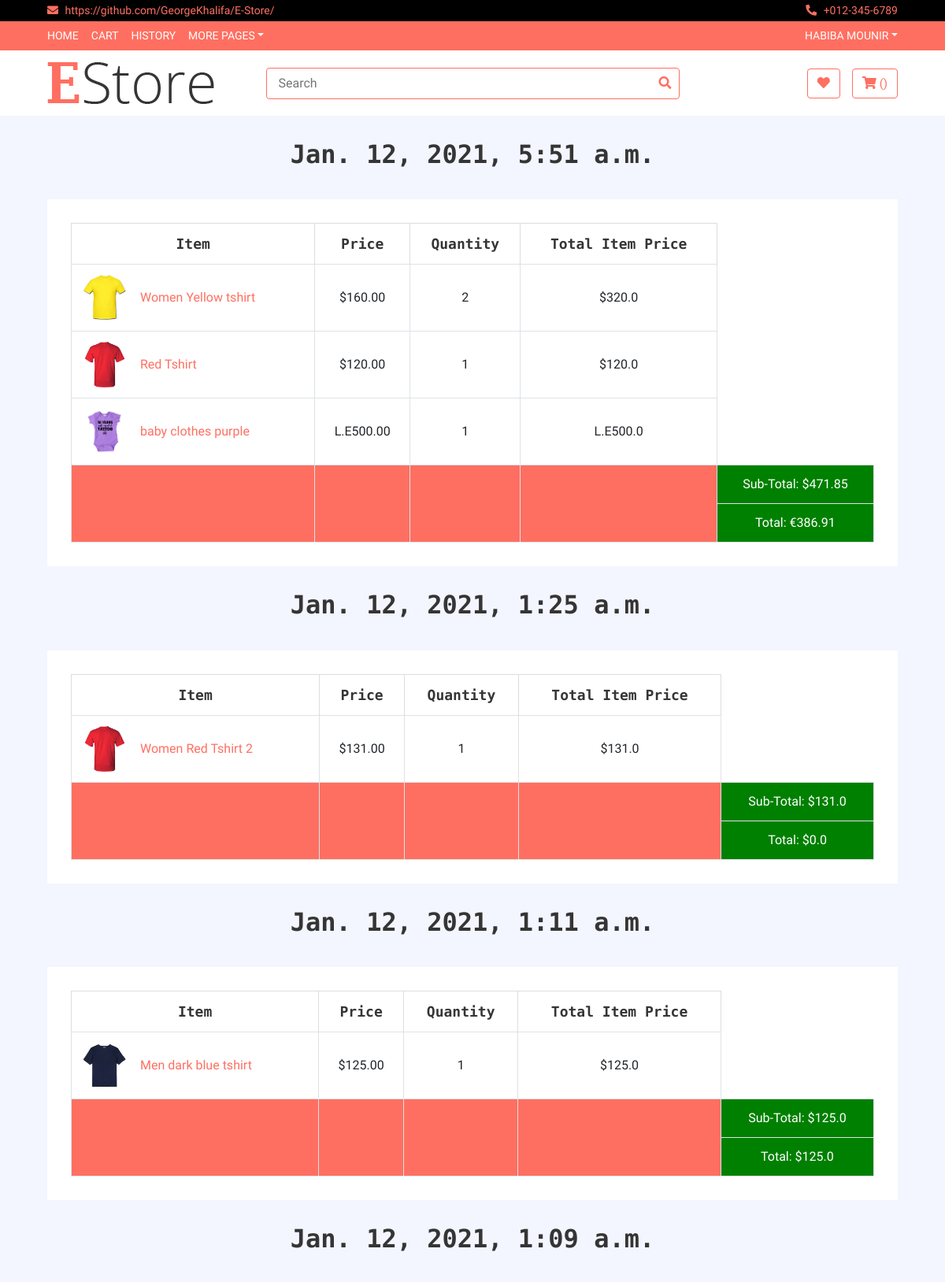
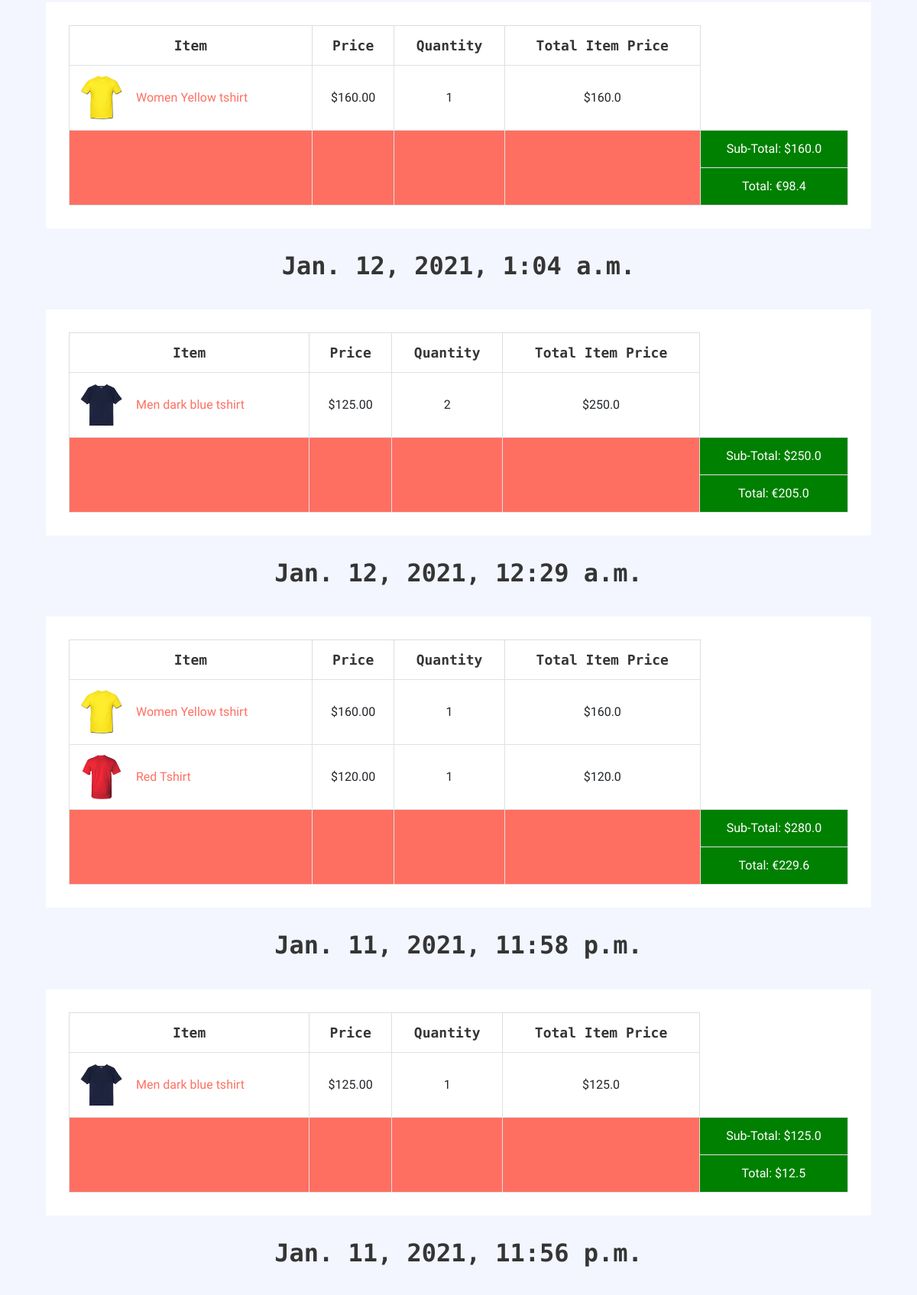
The app's page /App1/history/ (signed in, upper part) with its own data (2 pictures, top to bottom).
### App1/models.py (models this page shows, shortened)
class Order (models.Model):
    user = models.ForeignKey(User, on_delete = models.CASCADE, default=None, null=True)
    address = models.CharField(max_length=99)
    phone_number = models.CharField(max_length=11)
    zip_code = models.CharField(max_length=4)
    currency =  models.CharField(default='$', choices=currency_choices, max_length=20)
    payment_method = models.CharField(default='cod', choices=payment_choices, max_length=20)
    total_cost = models.FloatField(default=0.00, max_length=6)
    new_total_cost = models.FloatField(max_length=10, default=0.00)
    discount_points = models.CharField(max_length=4)
    purchase_date = models.DateTimeField(default = None, null = True, blank = True)

class CartItem(models.Model):
    user = models.ForeignKey(User, on_delete = models.CASCADE)
    item = models.ForeignKey(Product, on_delete = models.CASCADE)
    quantity = models.PositiveIntegerField(default = 1) #still needed to be less than item.in_stock
    total_item_price = models.FloatField(max_length=6, default = 100.00) #still needed to be default the item price & quantity*item.price
    purchased = models.BooleanField(default = False)
    in_order = models.ForeignKey(Order, on_delete = models.SET_NULL, null=True)

class Product(models.Model):
    id = models.AutoField(primary_key=True)
    seller = models.ForeignKey(to = User,on_delete = models.CASCADE)
    name=models.CharField(max_length=20,default='')
    in_stock = models.PositiveIntegerField()
    currency =  models.CharField(default='$',choices=currency_choices,max_length=20)
    size = models.CharField(default='S',choices=size_choices,max_length=20)
    price = models.DecimalField(max_length = 13, decimal_places = 2, max_digits = 10) #product_price
    picture = models.ImageField(upload_to = 'product_picture/', default = 'null.png')
    main_category= models.CharField(default='Men',choices=main_category_choices,max_length=20)
    secondary_category=  models.CharField(default='Top',choices=secondary_choices,max_length=20)
    details=models.CharField(default='',max_length=1999)
    views = models.ManyToManyField(User,related_name='view',default=None,blank=True)
    favourites =models.ManyToManyField(User,related_name='favourite',default=None,blank=True)

### App1/views.py (the view)
@login_required
def history(request):
    result = C.history_c(request)
    return result

### App1/context_processors.py (called while the page is built)
def add_variable_to_context(request):
    if(request.user.is_authenticated and not request.user.is_superuser):
        actual_user = UserInfo.objects.filter(user = request.user)[0]
        firstname = request.user.first_name
        lastname = request.user.last_name
        if actual_user.BuyerOrSeller == 'seller':
            sellerflag = True
        else:
            sellerflag = False
    else:
        sellerflag = False
        firstname = ""
        lastname = ""
    return {
        'sellerflag': sellerflag, 'firstname': firstname, 'lastname': lastname
    }

### App1/views.py (called while the page is built)
    def history_c(self, request):
        orders = Order.objects.filter(user = request.user).exclude(purchase_date = None).order_by('-purchase_date')
        return render(request, 'App1/history.html', {"orders": orders})

### templates/App1/history.html (shortened to what this page needs)
{% extends 'App1/base.html'%}
{% block body_block %}
{% for order in orders %}
<h2 style="text-align:center">{{ order.purchase_date }}</h2>
<div class="wishlist-page">
            <div class="container-fluid">
                <div class="wishlist-page-inner">
                    <div class="row">
                        <div class="col-md-12">
                            <div class="table-responsive">
                                <table class="table table-bordered">
                                    <thead class="thead-dark">
                                        <tr>
                                            <th>Item</th>
                                            <th>Price</th>
                                            <th>Quantity</th>
                                            <th>Total Item Price</th>
                                        </tr>
                                    </thead>
                                    <tbody class="align-middle">
                                 {% for item in order.cartitem_set.all %}
                                 <tr><td>
                                     <div class="img">
                                        <a href="{%url 'App1:product_details' item.item.id%}">
                                 <img src="{{item.item.picture.url}}" alt="Product Image" height=100px width=100px></a>
                                         <p><a href="{%url 'App1:product_details' item.item.id%}">{{item.item.name}}</a></p>
                                     </div>
                                     </td>
                                     <td>{{item.item.currency}}{{item.item.price}}</td>
                              <td>{{ item.quantity }}</td> <td>{{item.item.currency}}{{ item.total_item_price }}</td></tr>
                                 {% endfor %}
                             <tr><td rowspan="2" style="background: #FF6F61"></td><td rowspan="2" style="background: #FF6F61"></td><td rowspan="2" style="background: #FF6F61"></td><td rowspan="2" style="background: #FF6F61"></td><td style="background:green; color:white;">Sub-Total: ${{order.total_cost}}</td></tr>
                             <tr><td style="background:green; color:white;">Total: {{order.currency}}{{order.new_total_cost}}</td></tr>
                                  </tbody>
                                </table>
                            </div>
                        </div>
                    </div>
                </div>
            </div>
        </div>
{% endfor %}
{% endblock body_block %}

### templates/App1/base.html (shortened to what this page needs)
<!DOCTYPE html>
{% load static %}
<html lang="en" dir="ltr">
  <head>
    <link rel="stylesheet" href="https://cdn.jsdelivr.net/npm/bootstrap@4.5.3/dist/css/bootstrap.min.css">
    <link rel="stylesheet" href="https://use.fontawesome.com/releases/v5.3.1/css/all.css">
            <link rel="stylesheet" href="http://netdna.bootstrapcdn.com/font-awesome/4.2.0/css/font-awesome.min.css">
            <link href="https://stackpath.bootstrapcdn.com/bootstrap/4.4.1/css/bootstrap.min.css" rel="stylesheet">
            <link href="https://cdnjs.cloudflare.com/ajax/libs/font-awesome/5.10.0/css/all.min.css" rel="stylesheet">
            <link href="{% static 'lib/slick/slick.css' %}" rel="stylesheet">
            <link href="{% static 'lib/slick/slick-theme.css' %}" rel="stylesheet">
            <link href="{% static 'css/style.css' %}" rel="stylesheet">
            <link href="{% static 'css/star-rating.css' %}" rel="stylesheet">
  </head>
  <body>
        <div class="top-bar">
            <div class="container-fluid">
                <div class="row">
                    <div class="col-sm-6">
                        <i class="fa fa-envelope"></i>
                        <a href="https://github.com/GeorgeKhalifa/E-Store/"> https://github.com/GeorgeKhalifa/E-Store/</a>
                    </div>
                    <div class="col-sm-6">
                        <i class="fa fa-phone-alt"></i>
                        +012-345-6789
                    </div>
                </div>
            </div>
        </div>
        <div class="nav">
            <div class="container-fluid">
                <nav class="navbar navbar-expand-md bg-dark navbar-dark">
                    <div class="collapse navbar-collapse justify-content-between" id="navbarCollapse">
                        <div class="navbar-nav mr-auto">
                            <a href="{% url 'index' %}" class="nav-item nav-link">Home</a>
                            {% if user.is_authenticated and not sellerflag %}
                            <a href="{% url 'App1:cart'%}" class="nav-item nav-link">Cart</a>
                            <a href="{% url 'App1:history'%}" class="nav-item nav-link">History</a>
                            {% endif %}
                            <div class="nav-item dropdown">
                                <a href="#" class="nav-link dropdown-toggle" data-toggle="dropdown">More Pages</a>
                            </div>
                        </div>
                        <div class="navbar-nav ml-auto">
                            <div class="nav-item dropdown">
                                  {% if user.is_authenticated %}
                                <a href="#" class="nav-link dropdown-toggle" data-toggle="dropdown">{{firstname}} {{lastname}}</a>
                                {% else %}
                                  <a href="#" class="nav-link dropdown-toggle" data-toggle="dropdown">User Account</a>
                                {% endif %}
                            </div>
                        </div>
                    </div>
                </nav>
            </div>
        </div>
        <div class="bottom-bar">
            <div class="container-fluid">
                <div class="row align-items-center">
                    <div class="col-md-3">
                        <div class="logo">
                            <a href="{%url 'index'%}">
                                <img src= {% static 'img/logo.png' %} alt="Logo">
                            </a>
                        </div>
                    </div>
                    <div class="col-md-6">
                       <form action="{%url 'index'%}">
                        <div class="search">
                            <input type="text" placeholder="Search" name="search">
                            <button><i class="fa fa-search"></i></button>
                        </div>
                        </form>
                    </div>
                    <div class="col-md-3">
                        <div class="user">
                             {% if  request.user.is_authenticated and not sellerflag %}
                            <a href="{% url 'App1:favourite_list'%}" class="btn wishlist">
                                <i class="fa fa-heart"></i>
                            </a>
                            <a href="{% url 'App1:cart'%}" class="btn cart">
                                <i class="fa fa-shopping-cart"></i>
                                <span>({{total_number}})</span>
                            </a>
                            {% endif %}
                        </div>
                    </div>
                </div>
            </div>
        </div>
      {% block body_block %}
      {% endblock %}
  </body>
</html>

### static/css/style.css (style rules this page uses)
body { color: #353535; font-family: 'Open Sans', sans-serif; font-weight: 400; background: #f3f6ff; }
a { color: #FF6F61; }
h2 { font-family: 'Source Code Pro', monospace; font-weight: 700; }
@media (min-width: 992px) { .container-fluid { padding-right: 60px; padding-left: 60px; } }
.btn { color: #FF6F61; background: #ffffff; border: 1px solid #FF6F61; }
.top-bar { padding: 3px 0; font-size: 14px; color: #FF6F61; background: #000000; }
.top-bar i { margin-right: 5px; }
.top-bar .col-sm-6:first-child { text-align: left; }
.top-bar .col-sm-6:last-child { text-align: right; }
.nav { position: relative; }
@media (min-width: 992px) { .nav .container-fluid { padding-left: 52px; padding-right: 52px; } }
.nav .navbar { height: 100%; padding: 0; }
@media (min-width: 768px) { .nav, .nav .navbar { background: #FF6F61 !important; } }
@media (min-width: 768px) { .nav .navbar-dark a.nav-link { color: #ffffff; font-size: 14px; text-transform: uppercase; } }
.bottom-bar { padding: 15px 0; background: #ffffff; margin-bottom: 30px; }
.bottom-bar .logo { text-align: left; overflow: hidden; }
.bottom-bar .logo a img { max-height: 60px; }
.bottom-bar .search { width: 100%; }
.bottom-bar .search input[type=text] { width: 100%; height: 40px; padding: 0 15px; color: #666666; border: 1px solid #FF6F61; border-radius: 4px; }
.bottom-bar .search button { position: absolute; width: 40px; height: 38px; top: 1px; right: 16px; padding: 0 15px; border: none; background: none; color: #FF6F61; border-radius: 0 2px 2px 0; }
.bottom-bar .user { font-size: 0; text-align: right; }
.bottom-bar .user .wishlist { margin-right: 15px; }
.bottom-bar .user .cart i, .bottom-bar .user .wishlist i { color: #FF6F61; }
.bottom-bar .user .cart span, .bottom-bar .user .wishlist span { color: #FF6F61; font-size: 15px; }
@media (min-width: 768px) { .bottom-bar { max-height: 90px; } }
.wishlist-page { position: relative; padding: 30px 0; }
.wishlist-page .wishlist-page-inner { padding: 30px; background: #ffffff; }
.wishlist-page .table { width: 100%; text-align: center; margin-bottom: 0; }
.wishlist-page .table .thead-dark th { font-family: 'Source Code Pro', monospace; font-size: 18px; font-weight: 700; color: #353535; text-align: center; background: transparent; border-color: #dddddd; border-bottom: none; vertical-align: middle; }
.wishlist-page .table td { font-size: 16px; vertical-align: middle; }
.wishlist-page .table .img { display: flex; align-items: center; }
.wishlist-page .table .img img { max-width: 60px; max-height: 60px; margin-right: 15px; }
.wishlist-page .table .img p { display: inline-block; text-align: left; margin: 0; }

### records on screen
Order: purchase_date "Jan. 12, 2021, 5:51 a.m.", total_cost "471.85", currency "€", new_total_cost "386.91"
CartItem: item.picture (picture), item.name "Women Yellow tshirt", item.currency "$", item.price "160.00", quantity "2", total_item_price "320.0"
CartItem: item.picture (picture), item.name "Red Tshirt", item.currency "$", item.price "120.00", quantity "1", total_item_price "120.0"
CartItem: item.picture (picture), item.name "baby clothes purple", item.currency "L.E", item.price "500.00", quantity "1", total_item_price "500.0"
Order: purchase_date "Jan. 12, 2021, 1:25 a.m.", total_cost "131.0", currency "$", new_total_cost "0.0"
CartItem: item.picture (picture), item.name "Women Red Tshirt 2", item.currency "$", item.price "131.00", quantity "1", total_item_price "131.0"
Order: purchase_date "Jan. 12, 2021, 1:11 a.m.", total_cost "125.0", currency "$", new_total_cost "125.0"
CartItem: item.picture (picture), item.name "Men dark blue tshirt", item.currency "$", item.price "125.00", quantity "1", total_item_price "125.0"
Order: purchase_date "Jan. 12, 2021, 1:09 a.m.", total_cost "160.0", currency "€", new_total_cost "98.4"
CartItem: item.picture (picture), item.name "Women Yellow tshirt", item.currency "$", item.price "160.00", quantity "1", total_item_price "160.0"
Order: purchase_date "Jan. 12, 2021, 1:04 a.m.", total_cost "250.0", currency "€", new_total_cost "205.0"
CartItem: item.picture (picture), item.name "Men dark blue tshirt", item.currency "$", item.price "125.00", quantity "2", total_item_price "250.0"
Order: purchase_date "Jan. 12, 2021, 12:29 a.m.", total_cost "280.0", currency "€", new_total_cost "229.6"
CartItem: item.picture (picture), item.name "Women Yellow tshirt", item.currency "$", item.price "160.00", quantity "1", total_item_price "160.0"
CartItem: item.picture (picture), item.name "Red Tshirt", item.currency "$", item.price "120.00", quantity "1", total_item_price "120.0"
Order: purchase_date "Jan. 11, 2021, 11:58 p.m.", total_cost "125.0", currency "$", new_total_cost "12.5"
CartItem: item.picture (picture), item.name "Men dark blue tshirt", item.currency "$", item.price "125.00", quantity "1", total_item_price "125.0"
Order: purchase_date "Jan. 11, 2021, 11:56 p.m."

### other values on screen
{{ firstname }} "HABIBA"
{{ lastname }} "MOUNIR"
